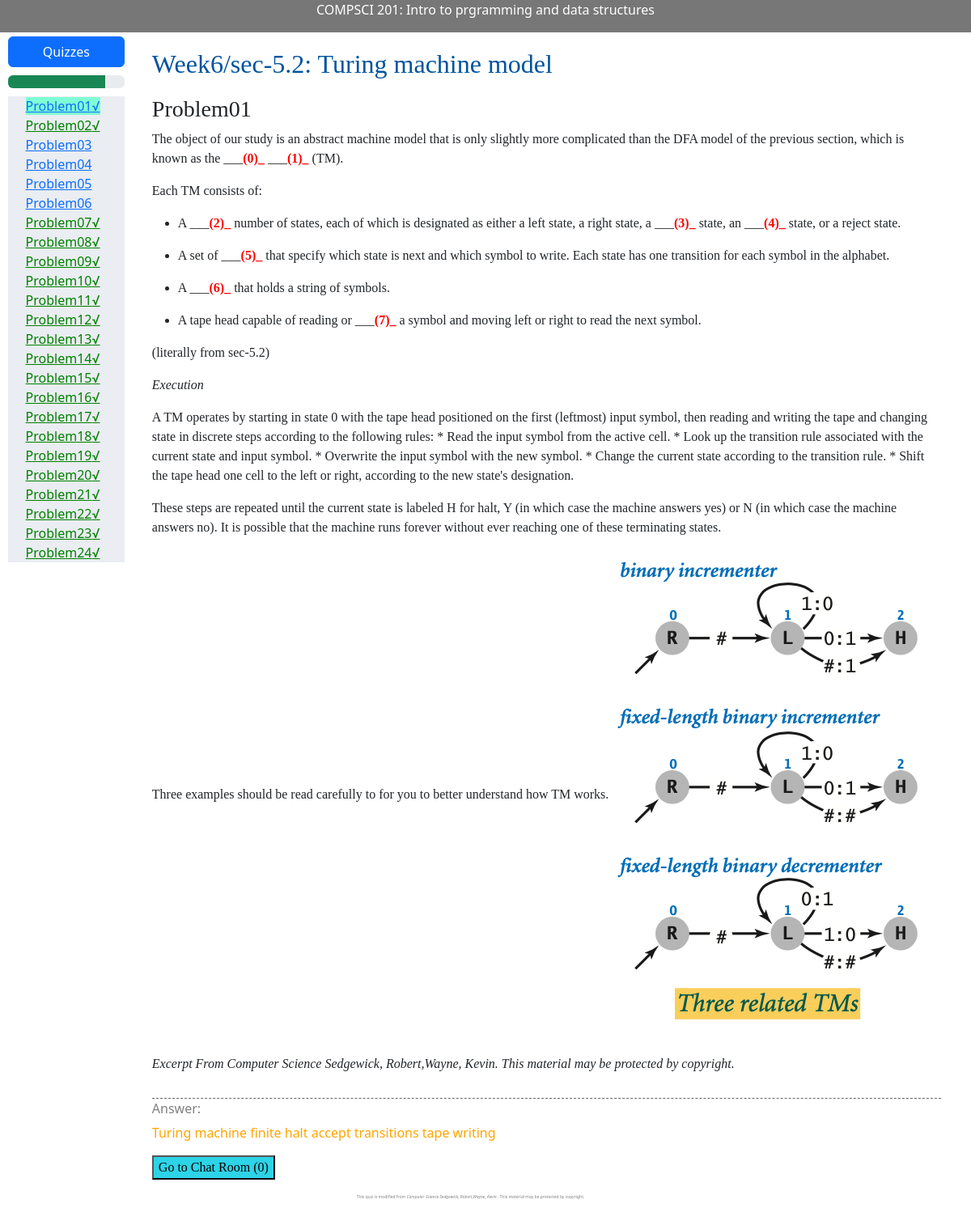
The page /cs201/quiz/601/ (signed in) on the database as committed earlier.
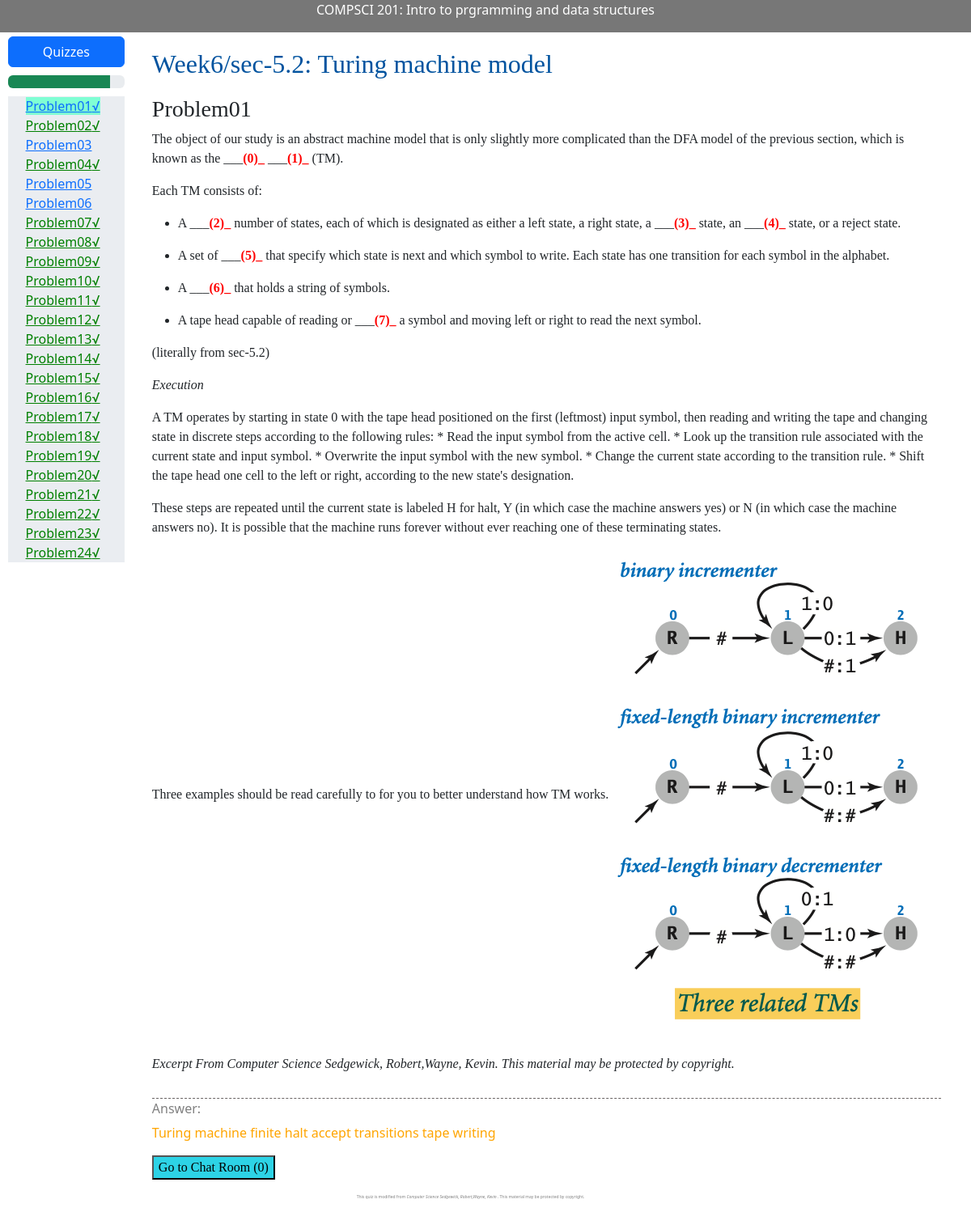
The same page on the database as committed later.
### simple_judge/models.py (models this page shows, shortened)
class Question(models.Model):
    student=models.ForeignKey(Student, on_delete=models.CASCADE)
    question_title=models.CharField(max_length=100)
    question_id=models.IntegerField(default=0)
    ifpassed=models.BooleanField('ifpassed',default=False)
    logx=models.TextField(blank=True)
    submission_times=models.IntegerField(default=5)
    seed = models.IntegerField(default= 0)

### quiz/views.py (the view, shortened to what this page needs)
# urls.py: path('quiz/<int:question_id>/', views.quiz_new, name='quiz_new'),
@login_required(login_url='/signin',redirect_field_name='/content/assignment')
def quiz_new(request,question_id):
    student_current=Student.objects.get(student_netid=request.user.username)
    student_current.online_time, student_current.offline_time  = record_online_time()
    student_current.save()
    question_dict=Questiondict.objects.get(question_id=question_id)
    question_week=question_dict.question_week
    q= student_current.question_set.get(question_id=question_id)
    mult=True
    context={}
    time_array = student_current.question_due_dict.get("week"+str(question_week))
    time_start = datetime.datetime.strptime(time_array[0],'%Y-%m-%d %H:%M') # UTC+8
    time_end = datetime.datetime.strptime(time_array[1],'%Y-%m-%d %H:%M') # UTC+8
    time_now = datetime.datetime.utcnow()
    if time_now > time_end - datetime.timedelta(hours=8):
        context['overdue']=True
    elif time_now >= time_start- datetime.timedelta(hours=8):
        context['overdue']=False
        pass
    else:
        return HttpResponse("The question is not open yet")
    if question_dict.question_type=='blank' or question_dict.question_type=='code':
        answers=question_dict.question_content.get('answers')
        mult=False
    if q.logx!="":
        if q.logx.find("#^")==-1:
            answer_string_and_time = q.logx[q.logx.rfind('$',0,q.logx.rfind('$')-1)+1:]
            answer_sets  = answer_string_and_time[:answer_string_and_time.find('@')].split('#')
        else :
            answer_string_and_time = q.logx[q.logx.rfind('$',0,q.logx.rfind('$')-1)+1:]
            answer_sets  = answer_string_and_time[:answer_string_and_time.find('@')].split('#^')
        context['recent_answer']=answer_sets
        if mult:
            context['recent_answer']=""
    question_sets_temp1=student_current.question_set.filter(question_id__gte=100*question_week , question_id__lte=100*(question_week+1)).order_by('question_id')
    context['question_dict']=question_dict
    context['quiz']=q
    context['mult']=mult
    context['answers']=answers
    context['section']=question_dict.question_content.get('section')
    context['question_id']=question_id
    context['length']=len(question_sets_temp1)
    context['question_sets']=question_sets_temp1
    context['passed']=len(question_sets_temp1.filter(ifpassed=True))
    context['failed']=len(question_sets_temp1.filter(submission_times=0))
    context['ids']=ut.findid(question_id,len(question_sets_temp1))
    context['post_number'] = Post.objects.filter(question_id=question_id).count()
    return render(request, 'quiz/quiz.html', context)

### quiz/templatetags/my_tags.py (called while the page is built)
@register.filter
def last2(question_id):
    x = str(question_id)
    return x[1:]

@register.filter
def mult_answer(answers):
    return " ".join(answers)

### quiz/utils.py (called while the page is built)
def findid(question_id , question_array_length):
    if str(question_id)[1:]=='01':
        return [question_id, question_id+1]
    if str(question_id)[1:]==str(question_array_length):
        return [question_id-1, question_id]
    return [question_id-1,question_id+1]

### quiz/views.py (called while the page is built)
def record_online_time(minute = 30):
    tim = datetime.datetime.utcnow().astimezone(datetime.timezone(datetime.timedelta(hours=0))) #UTC Time
    return tim, tim+datetime.timedelta(minutes=minute)

### quiz/templates/quiz/quiz.html (shortened to what the changed rows need)
<!DOCTYPE html>
<html lang="en">
<head>
    {% load static %}
    {% load my_tags%}
    {% load markdownify %}
    <link rel = "stylesheet" type ="text/css" href = "{% static 'quiz/vs.min.css' %}">
    <link rel = "stylesheet" type ="text/css" href = "{% static 'quiz/bootstrap/css/bootstrap.min.css' %}">
     <link rel = "stylesheet" type ="text/css" href = "{% static 'quiz/question.css' %}">
     <link rel = "stylesheet" type ="text/css" href = "{% static 'quiz/codehilite_styles.css' %}">
</head>
<body>
        <div class="row" style='margin-right:25px'>
          <div class="col-md-2" >
            <div class="row-md-2" style=" background-color: #eaedf1; margin-top:5px ;margin-left:10px;margin-right:20px;" >
                <div style= "margin-left:15%">
                {% for quiz in question_sets %}
                 {% if quiz.submission_times <= 0 %}
                        <a href= "{% url 'quiz:quiz_new' quiz.question_id %}" style="color:red" id='{{quiz.question_id}}' >Problem{{quiz.question_id|last2}}X</a> <br>
                {% else %}
                    {% if quiz.ifpassed %}
                            <a href= "{% url 'quiz:quiz_new' quiz.question_id %}" style="color:green" id ='{{quiz.question_id}}' >Problem{{quiz.question_id|last2}}√</a> <br>
                    {%else%}
                            <a href= "{% url 'quiz:quiz_new' quiz.question_id %}" id ='{{quiz.question_id}}' >Problem{{quiz.question_id|last2}}</a> <br>
                    {%endif%}
                {%endif%}
              {% endfor %}
                </div>
            </div>
          </div>
        <div class="col-md-10"  >
            <div class='question' >
                <h2 >Week{{question_dict.question_week}}/sec-{{section}}: {{question_dict.question_title}}</h2>
            </div>
          </div>
        </div>
    </body>
</html>

Rows that differ between the two databases and show on the page:
changed Question (number 4 of 24 on the later page): submission_times 5 → 4 (drawn)
